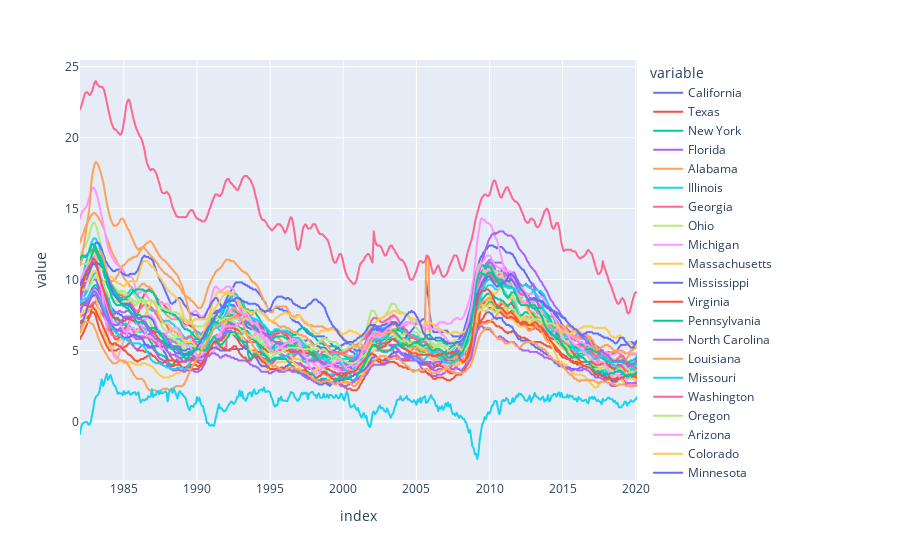

Notebook code for this chart:
### Markdown cell above
**Plotting Unemployement State dataframe**
- Plotly will filter out states.

### Code cell
px.line(unemp_states)

### Figure 1 — Plotly figure (JSON) as saved in the notebook; plotly's stock layout.template omitted (floating-point values rounded to 4 significant figures; data arrays with more than 128 entries replaced by an {"elided": "..."} marker saying what was removed)
{"data": [{"hovertemplate": "variable=California<br>index=%{x}<br>value=%{y}<extra></extra>", "legendgroup": "California", "line": {"color": "#636efa", "dash": "solid"}, "marker": {"symbol": "circle"}, "mode": "lines", "name": "California", "showlegend": true, "type": "scattergl", "x": {"elided": "458 str values"}, "xaxis": "x", "y": {"elided": "458 float values"}, "yaxis": "y"}, {"hovertemplate": "variable=Texas<br>index=%{x}<br>value=%{y}<extra></extra>", "legendgroup": "Texas", "line": {"color": "#EF553B", "dash": "solid"}, "marker": {"symbol": "circle"}, "mode": "lines", "name": "Texas", "showlegend": true, "type": "scattergl", "x": {"elided": "458 str values"}, "xaxis": "x", "y": {"elided": "458 float values"}, "yaxis": "y"}, {"hovertemplate": "variable=New York<br>index=%{x}<br>value=%{y}<extra></extra>", "legendgroup": "New York", "line": {"color": "#00cc96", "dash": "solid"}, "marker": {"symbol": "circle"}, "mode": "lines", "name": "New York", "showlegend": true, "type": "scattergl", "x": {"elided": "458 str values"}, "xaxis": "x", "y": {"elided": "458 float values"}, "yaxis": "y"}, {"hovertemplate": "variable=Florida<br>index=%{x}<br>value=%{y}<extra></extra>", "legendgroup": "Florida", "line": {"color": "#ab63fa", "dash": "solid"}, "marker": {"symbol": "circle"}, "mode": "lines", "name": "Florida", "showlegend": true, "type": "scattergl", "x": {"elided": "458 str values"}, "xaxis": "x", "y": {"elided": "458 float values"}, "yaxis": "y"}, {"hovertemplate": "variable=Alabama<br>index=%{x}<br>value=%{y}<extra></extra>", "legendgroup": "Alabama", "line": {"color": "#FFA15A", "dash": "solid"}, "marker": {"symbol": "circle"}, "mode": "lines", "name": "Alabama", "showlegend": true, "type": "scattergl", "x": {"elided": "458 str values"}, "xaxis": "x", "y": {"elided": "458 float values"}, "yaxis": "y"}, {"hovertemplate": "variable=Illinois<br>index=%{x}<br>value=%{y}<extra></extra>", "legendgroup": "Illinois", "line": {"color": "#19d3f3", "dash": "solid"}, "marker": {"symbol": "circle"}, "mode": "lines", "name": "Illinois", "showlegend": true, "type": "scattergl", "x": {"elided": "458 str values"}, "xaxis": "x", "y": {"elided": "458 float values"}, "yaxis": "y"}, {"hovertemplate": "variable=Georgia<br>index=%{x}<br>value=%{y}<extra></extra>", "legendgroup": "Georgia", "line": {"color": "#FF6692", "dash": "solid"}, "marker": {"symbol": "circle"}, "mode": "lines", "name": "Georgia", "showlegend": true, "type": "scattergl", "x": {"elided": "458 str values"}, "xaxis": "x", "y": {"elided": "458 float values"}, "yaxis": "y"}, {"hovertemplate": "variable=Ohio<br>index=%{x}<br>value=%{y}<extra></extra>", "legendgroup": "Ohio", "line": {"color": "#B6E880", "dash": "solid"}, "marker": {"symbol": "circle"}, "mode": "lines", "name": "Ohio", "showlegend": true, "type": "scattergl", "x": {"elided": "458 str values"}, "xaxis": "x", "y": {"elided": "458 float values"}, "yaxis": "y"}, {"hovertemplate": "variable=Michigan<br>index=%{x}<br>value=%{y}<extra></extra>", "legendgroup": "Michigan", "line": {"color": "#FF97FF", "dash": "solid"}, "marker": {"symbol": "circle"}, "mode": "lines", "name": "Michigan", "showlegend": true, "type": "scattergl", "x": {"elided": "458 str values"}, "xaxis": "x", "y": {"elided": "458 float values"}, "yaxis": "y"}, {"hovertemplate": "variable=Massachusetts<br>index=%{x}<br>value=%{y}<extra></extra>", "legendgroup": "Massachusetts", "line": {"color": "#FECB52", "dash": "solid"}, "marker": {"symbol": "circle"}, "mode": "lines", "name": "Massachusetts", "showlegend": true, "type": "scattergl", "x": {"elided": "458 str values"}, "xaxis": "x", "y": {"elided": "458 float values"}, "yaxis": "y"}, {"hovertemplate": "variable=Mississippi<br>index=%{x}<br>value=%{y}<extra></extra>", "legendgroup": "Mississippi", "line": {"color": "#636efa", "dash": "solid"}, "marker": {"symbol": "circle"}, "mode": "lines", "name": "Mississippi", "showlegend": true, "type": "scattergl", "x": {"elided": "458 str values"}, "xaxis": "x", "y": {"elided": "458 float values"}, "yaxis": "y"}, {"hovertemplate": "variable=Virginia<br>index=%{x}<br>value=%{y}<extra></extra>", "legendgroup": "Virginia", "line": {"color": "#EF553B", "dash": "solid"}, "marker": {"symbol": "circle"}, "mode": "lines", "name": "Virginia", "showlegend": true, "type": "scattergl", "x": {"elided": "458 str values"}, "xaxis": "x", "y": {"elided": "458 float values"}, "yaxis": "y"}, {"hovertemplate": "variable=Pennsylvania<br>index=%{x}<br>value=%{y}<extra></extra>", "legendgroup": "Pennsylvania", "line": {"color": "#00cc96", "dash": "solid"}, "marker": {"symbol": "circle"}, "mode": "lines", "name": "Pennsylvania", "showlegend": true, "type": "scattergl", "x": {"elided": "458 str values"}, "xaxis": "x", "y": {"elided": "458 float values"}, "yaxis": "y"}, {"hovertemplate": "variable=North Carolina<br>index=%{x}<br>value=%{y}<extra></extra>", "legendgroup": "North Carolina", "line": {"color": "#ab63fa", "dash": "solid"}, "marker": {"symbol": "circle"}, "mode": "lines", "name": "North Carolina", "showlegend": true, "type": "scattergl", "x": {"elided": "458 str values"}, "xaxis": "x", "y": {"elided": "458 float values"}, "yaxis": "y"}, {"hovertemplate": "variable=Louisiana<br>index=%{x}<br>value=%{y}<extra></extra>", "legendgroup": "Louisiana", "line": {"color": "#FFA15A", "dash": "solid"}, "marker": {"symbol": "circle"}, "mode": "lines", "name": "Louisiana", "showlegend": true, "type": "scattergl", "x": {"elided": "458 str values"}, "xaxis": "x", "y": {"elided": "458 float values"}, "yaxis": "y"}, {"hovertemplate": "variable=Missouri<br>index=%{x}<br>value=%{y}<extra></extra>", "legendgroup": "Missouri", "line": {"color": "#19d3f3", "dash": "solid"}, "marker": {"symbol": "circle"}, "mode": "lines", "name": "Missouri", "showlegend": true, "type": "scattergl", "x": {"elided": "458 str values"}, "xaxis": "x", "y": {"elided": "458 float values"}, "yaxis": "y"}, {"hovertemplate": "variable=Washington<br>index=%{x}<br>value=%{y}<extra></extra>", "legendgroup": "Washington", "line": {"color": "#FF6692", "dash": "solid"}, "marker": {"symbol": "circle"}, "mode": "lines", "name": "Washington", "showlegend": true, "type": "scattergl", "x": {"elided": "458 str values"}, "xaxis": "x", "y": {"elided": "458 float values"}, "yaxis": "y"}, {"hovertemplate": "variable=Oregon<br>index=%{x}<br>value=%{y}<extra></extra>", "legendgroup": "Oregon", "line": {"color": "#B6E880", "dash": "solid"}, "marker": {"symbol": "circle"}, "mode": "lines", "name": "Oregon", "showlegend": true, "type": "scattergl", "x": {"elided": "458 str values"}, "xaxis": "x", "y": {"elided": "458 float values"}, "yaxis": "y"}, {"hovertemplate": "variable=Arizona<br>index=%{x}<br>value=%{y}<extra></extra>", "legendgroup": "Arizona", "line": {"color": "#FF97FF", "dash": "solid"}, "marker": {"symbol": "circle"}, "mode": "lines", "name": "Arizona", "showlegend": true, "type": "scattergl", "x": {"elided": "458 str values"}, "xaxis": "x", "y": {"elided": "458 float values"}, "yaxis": "y"}, {"hovertemplate": "variable=Colorado<br>index=%{x}<br>value=%{y}<extra></extra>", "legendgroup": "Colorado", "line": {"color": "#FECB52", "dash": "solid"}, "marker": {"symbol": "circle"}, "mode": "lines", "name": "Colorado", "showlegend": true, "type": "scattergl", "x": {"elided": "458 str values"}, "xaxis": "x", "y": {"elided": "458 float values"}, "yaxis": "y"}, {"hovertemplate": "variable=Minnesota<br>index=%{x}<br>value=%{y}<extra></extra>", "legendgroup": "Minnesota", "line": {"color": "#636efa", "dash": "solid"}, "marker": {"symbol": "circle"}, "mode": "lines", "name": "Minnesota", "showlegend": true, "type": "scattergl", "x": {"elided": "458 str values"}, "xaxis": "x", "y": {"elided": "458 float values"}, "yaxis": "y"}, {"hovertemplate": "variable=Maryland<br>index=%{x}<br>value=%{y}<extra></extra>", "legendgroup": "Maryland", "line": {"color": "#EF553B", "dash": "solid"}, "marker": {"symbol": "circle"}, "mode": "lines", "name": "Maryland", "showlegend": true, "type": "scattergl", "x": {"elided": "458 str values"}, "xaxis": "x", "y": {"elided": "458 float values"}, "yaxis": "y"}, {"hovertemplate": "variable=Kentucky<br>index=%{x}<br>value=%{y}<extra></extra>", "legendgroup": "Kentucky", "line": {"color": "#00cc96", "dash": "solid"}, "marker": {"symbol": "circle"}, "mode": "lines", "name": "Kentucky", "showlegend": true, "type": "scattergl", "x": {"elided": "458 str values"}, "xaxis": "x", "y": {"elided": "458 float values"}, "yaxis": "y"}, {"hovertemplate": "variable=Nevada<br>index=%{x}<br>value=%{y}<extra></extra>", "legendgroup": "Nevada", "line": {"color": "#ab63fa", "dash": "solid"}, "marker": {"symbol": "circle"}, "mode": "lines", "name": "Nevada", "showlegend": true, "type": "scattergl", "x": {"elided": "458 str values"}, "xaxis": "x", "y": {"elided": "458 float values"}, "yaxis": "y"}, {"hovertemplate": "variable=West Virginia<br>index=%{x}<br>value=%{y}<extra></extra>", "legendgroup": "West Virginia", "line": {"color": "#FFA15A", "dash": "solid"}, "marker": {"symbol": "circle"}, "mode": "lines", "name": "West Virginia", "showlegend": true, "type": "scattergl", "x": {"elided": "458 str values"}, "xaxis": "x", "y": {"elided": "458 float values"}, "yaxis": "y"}, {"hovertemplate": "variable=New Jersey<br>index=%{x}<br>value=%{y}<extra></extra>", "legendgroup": "New Jersey", "line": {"color": "#19d3f3", "dash": "solid"}, "marker": {"symbol": "circle"}, "mode": "lines", "name": "New Jersey", "showlegend": true, "type": "scattergl", "x": {"elided": "458 str values"}, "xaxis": "x", "y": {"elided": "458 float values"}, "yaxis": "y"}, {"hovertemplate": "variable=Puerto Rico<br>index=%{x}<br>value=%{y}<extra></extra>", "legendgroup": "Puerto Rico", "line": {"color": "#FF6692", "dash": "solid"}, "marker": {"symbol": "circle"}, "mode": "lines", "name": "Puerto Rico", "showlegend": true, "type": "scattergl", "x": {"elided": "458 str values"}, "xaxis": "x", "y": {"elided": "458 float values"}, "yaxis": "y"}, {"hovertemplate": "variable=Arkansas<br>index=%{x}<br>value=%{y}<extra></extra>", "legendgroup": "Arkansas", "line": {"color": "#B6E880", "dash": "solid"}, "marker": {"symbol": "circle"}, "mode": "lines", "name": "Arkansas", "showlegend": true, "type": "scattergl", "x": {"elided": "458 str values"}, "xaxis": "x", "y": {"elided": "458 float values"}, "yaxis": "y"}, {"hovertemplate": "variable=South Carolina<br>index=%{x}<br>value=%{y}<extra></extra>", "legendgroup": "South Carolina", "line": {"color": "#FF97FF", "dash": "solid"}, "marker": {"symbol": "circle"}, "mode": "lines", "name": "South Carolina", "showlegend": true, "type": "scattergl", "x": {"elided": "458 str values"}, "xaxis": "x", "y": {"elided": "458 float values"}, "yaxis": "y"}, {"hovertemplate": "variable=Alaska<br>index=%{x}<br>value=%{y}<extra></extra>", "legendgroup": "Alaska", "line": {"color": "#FECB52", "dash": "solid"}, "marker": {"symbol": "circle"}, "mode": "lines", "name": "Alaska", "showlegend": true, "type": "scattergl", "x": {"elided": "458 str values"}, "xaxis": "x", "y": {"elided": "458 float values"}, "yaxis": "y"}, {"hovertemplate": "variable=the District of Columbia<br>index=%{x}<br>value=%{y}<extra></extra>", "legendgroup": "the District of Columbia", "line": {"color": "#636efa", "dash": "solid"}, "marker": {"symbol": "circle"}, "mode": "lines", "name": "the District of Columbia", "showlegend": true, "type": "scattergl", "x": {"elided": "458 str values"}, "xaxis": "x", "y": {"elided": "458 float values"}, "yaxis": "y"}, {"hovertemplate": "variable=Wisconsin<br>index=%{x}<br>value=%{y}<extra></extra>", "legendgroup": "Wisconsin", "line": {"color": "#EF553B", "dash": "solid"}, "marker": {"symbol": "circle"}, "mode": "lines", "name": "Wisconsin", "showlegend": true, "type": "scattergl", "x": {"elided": "458 str values"}, "xaxis": "x", "y": {"elided": "458 float values"}, "yaxis": "y"}, {"hovertemplate": "variable=Indiana<br>index=%{x}<br>value=%{y}<extra></extra>", "legendgroup": "Indiana", "line": {"color": "#00cc96", "dash": "solid"}, "marker": {"symbol": "circle"}, "mode": "lines", "name": "Indiana", "showlegend": true, "type": "scattergl", "x": {"elided": "458 str values"}, "xaxis": "x", "y": {"elided": "458 float values"}, "yaxis": "y"}, {"hovertemplate": "variable=Iowa<br>index=%{x}<br>value=%{y}<extra></extra>", "legendgroup": "Iowa", "line": {"color": "#ab63fa", "dash": "solid"}, "marker": {"symbol": "circle"}, "mode": "lines", "name": "Iowa", "showlegend": true, "type": "scattergl", "x": {"elided": "458 str values"}, "xaxis": "x", "y": {"elided": "458 float values"}, "yaxis": "y"}, {"hovertemplate": "variable=New Hampshire<br>index=%{x}<br>value=%{y}<extra></extra>", "legendgroup": "New Hampshire", "line": {"color": "#FFA15A", "dash": "solid"}, "marker": {"symbol": "circle"}, "mode": "lines", "name": "New Hampshire", "showlegend": true, "type": "scattergl", "x": {"elided": "458 str values"}, "xaxis": "x", "y": {"elided": "458 float values"}, "yaxis": "y"}, {"hovertemplate": "variable=Leading Index for the United States<br>index=%{x}<br>value=%{y}<extra></extra>", "legendgroup": "Leading Index for the United States", "line": {"color": "#19d3f3", "dash": "solid"}, "marker": {"symbol": "circle"}, "mode": "lines", "name": "Leading Index for the United States", "showlegend": true, "type": "scattergl", "x": {"elided": "458 str values"}, "xaxis": "x", "y": {"elided": "458 float values"}, "yaxis": "y"}], "layout": {"legend": {"title": {"text": "variable"}, "tracegroupgap": 0}, "margin": {"t": 60}, "xaxis": {"anchor": "y", "domain": [0, 1], "title": {"text": "index"}}, "yaxis": {"anchor": "x", "domain": [0, 1], "title": {"text": "value"}}}}
